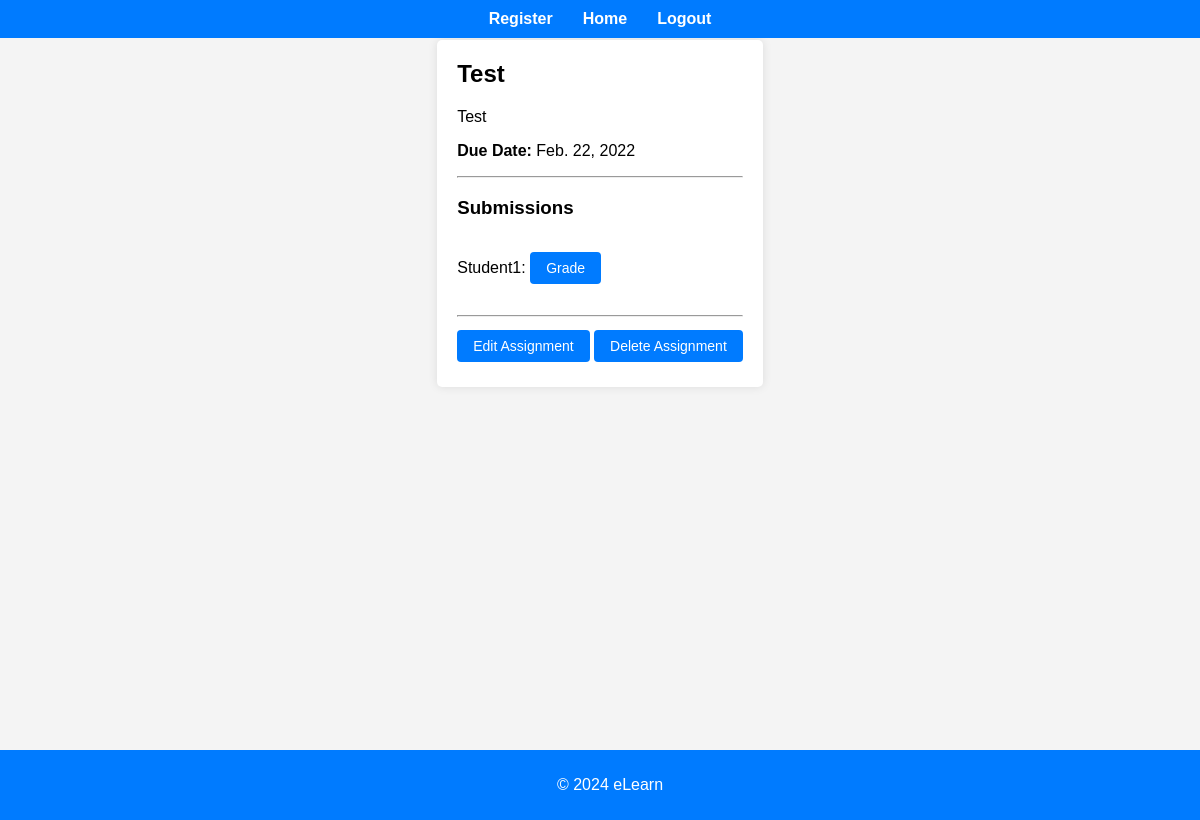
/assignments/7/ (signed in), run on the app's committed database.
### assignments/models.py (models this page shows, shortened)
class Assignment(models.Model):
    title = models.CharField(max_length=100)
    description = models.TextField()
    due_date = models.DateField()
    course = models.ForeignKey(Course, on_delete=models.CASCADE, related_name='assignments')
    total_marks = models.FloatField(default=100)

class Submission(models.Model):
    assignment = models.ForeignKey(Assignment, on_delete=models.CASCADE, related_name='submissions')
    student = models.ForeignKey(User, on_delete=models.CASCADE, related_name='submissions')
    content = models.TextField()
    submitted_at = models.DateTimeField(auto_now_add=True)

### core/models.py (models this page shows, shortened)
class User(AbstractUser):
    USER_TYPE_CHOICES = (
        ('student', 'Student'),
        ('teacher', 'Teacher'),
    )
    is_student = models.BooleanField(default=False)
    is_teacher = models.BooleanField(default=False)
    profile_picture = models.ImageField(upload_to='profile_pictures/', null=True, blank=True)
    bio = models.TextField(null=True, blank=True)
    phone_number = models.CharField(max_length=15, null=True, blank=True)
    address = models.CharField(max_length=255, null=True, blank=True)
    date_of_birth = models.DateField(null=True, blank=True)
    user_type = models.CharField(max_length=20, choices=USER_TYPE_CHOICES, default='student')
    USERNAME_FIELD = 'username'
    groups = models.ManyToManyField(
        Group,
        related_name='custom_user_groups',  # Add related_name to avoid clash
        blank=True,
        help_text='The groups this user belongs to. A user will get all permissions granted to each of their groups.',
        verbose_name='groups',
    )
    user_permissions = models.ManyToManyField(
        Permission,
        related_name='custom_user_permissions',  # Add related_name to avoid clash
        blank=True,
        help_text='Specific permissions for this user.',
        verbose_name='user permissions',
    )

### assignments/views.py (the view)
# urls.py: path('<int:pk>/', AssignmentDetailView.as_view(), name='assignment_detail'),
@method_decorator(login_required, name='dispatch')
class AssignmentDetailView(View):
    def get(self, request, pk):
        assignment = get_object_or_404(Assignment, pk=pk)
        submissions = assignment.submissions.all()
        user_submission_exists = submissions.filter(student=request.user).exists()
        is_teacher = assignment.course.teacher == request.user
        return render(request, 'assignments/assignment_detail.html', {
            'assignment': assignment,
            'submissions': submissions,
            'user_submission_exists': user_submission_exists,
            'is_teacher': is_teacher
        })

### templates/assignments/assignment_detail.html (shortened to what this page needs)
{% extends "core/base.html" %}
{% block content %}
<div class="assignment-container">
    <h2>{{ assignment.title }}</h2>
    <p>{{ assignment.description }}</p>
    <p><strong>Due Date:</strong> {{ assignment.due_date }}</p>
    <hr>
    <h3>Submissions</h3>
    <ul>
        {% for submission in submissions %}
            <li>
                {{ submission.student.username }}:
                {% if request.user == assignment.course.teacher %}
                    <a href="{% url 'assignments:assignment_grade' submission.pk %}" class="btn">Grade</a>
                {% endif %}
            </li>
        {% endfor %}
    </ul>
    <hr>
    {% if request.user == assignment.course.teacher %}
        <a href="{% url 'assignments:assignment_update' assignment.pk %}" class="btn">Edit Assignment</a>
        <a href="{% url 'assignments:assignment_delete' assignment.pk %}" class="btn">Delete Assignment</a>
    {% endif %}
</div>
{% endblock %}

### static/css/main.css (style rules this page uses)
body { font-family: Arial, sans-serif; background-color: #f4f4f4; margin: 0; padding: 0; display: flex; flex-direction: column; min-height: 100vh; padding-top: 20px; }
.btn { margin-top: 50px; z-index: 4; }

### static/css/assignments.css (style rules this page uses)
.course-container, .assignment-container { background-color: #fff; padding: 20px; border-radius: 5px; box-shadow: 0 0 10px rgba(0, 0, 0, 0.1); margin: 20px auto; max-width: 800px; }
.course-container h2, .assignment-container h2 { margin-top: 0; }
.course-container ul, .assignment-container ul { list-style: none; padding: 0; }
.course-container ul li, .assignment-container ul li { padding: 10px 0; border-bottom: 1px solid #eee; }
.course-container ul li:last-child, .assignment-container ul li:last-child { border-bottom: none; }
.course-container a.btn, .assignment-container a.btn, .assignment-container form button { display: inline-block; padding: 8px 16px; font-size: 14px; color: #fff; background-color: #007BFF; border: none; border-radius: 4px; text-decoration: none; transition: background-color 0.3s; margin: 5px 0; }

### data on the page
Assignment: title "Test", description "Test", due_date "Feb. 22, 2022"
Submission: student.username "Student1"
